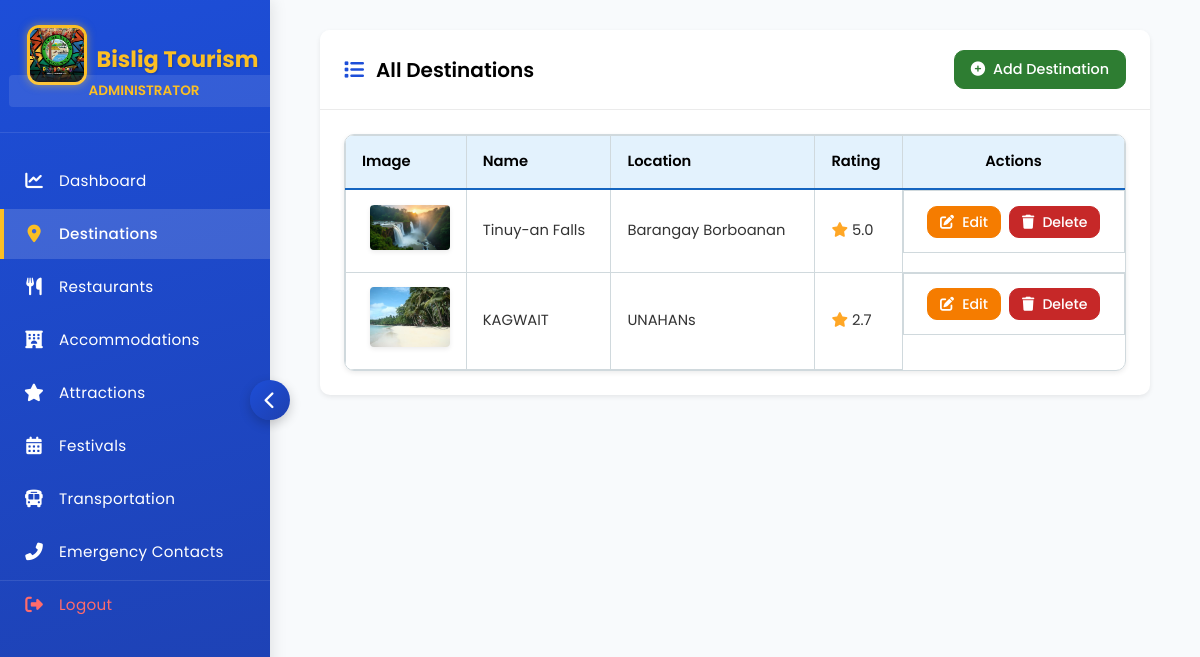
The page /admin/manage_destinations.php (signed in) on the database its author committed.
### tables this page shows
CREATE TABLE `destinations` (
  `id` int(11) NOT NULL,
  `name` varchar(100) NOT NULL,
  `description` text NOT NULL,
  `location` varchar(100) NOT NULL,
  `rating` decimal(2,1) DEFAULT 0.0,
  `image_url` varchar(255) DEFAULT NULL,
  `created_at` timestamp NOT NULL DEFAULT current_timestamp(),
  `updated_at` timestamp NOT NULL DEFAULT current_timestamp() ON UPDATE current_timestamp()
);

### admin/manage_destinations.php (the view, shortened to what this page needs)
<?php
include 'database.php';
$result = mysqli_query($conn, "SELECT * FROM destinations ORDER BY id DESC");
?>
<!DOCTYPE html>
<html lang="en">
<head>
    <link rel="stylesheet" href="https://cdnjs.cloudflare.com/ajax/libs/font-awesome/6.5.1/css/all.min.css">
</head>
<body>
    <?php include 'sidebar.php'; ?>
    <main class="main-content">
        <section class="content-section">
            <div class="card">
                <div class="card-header" style="display: flex; justify-content: space-between; align-items: center;">
                    <h2><i class="fas fa-list"></i> All Destinations</h2>
                    <button class="btn btn-success" id="openAddModalBtn" style="margin-left:auto;">
                        <i class="fas fa-plus-circle"></i> Add Destination
                    </button>
                </div>
                <div class="card-body">
                    <div class="table-responsive">
                        <table class="data-table">
                            <thead>
                                <tr>
                                    <th>Image</th>
                                    <th>Name</th>
                                    <th>Location</th>
                                    <th>Rating</th>
                                    <th>Actions</th>
                                </tr>
                            </thead>
                            <tbody>
                                <?php if (mysqli_num_rows($result) > 0): ?>
                                    <?php while ($row = mysqli_fetch_assoc($result)): ?>
                                    <tr>
                                        <td>
                                            <?php if (!empty($row['image_url'])): ?>
                                                <img src="../<?= htmlspecialchars($row['image_url']) ?>" alt="<?= htmlspecialchars($row['name']) ?>" class="destination-image-thumb" />
                                            <?php else: ?>
                                                <i class="fas fa-image" style="color: var(--neutral-mid);"></i>
                                            <?php endif; ?>
                                        </td>
                                        <td><?= htmlspecialchars($row['name']) ?></td>
                                        <td><?= htmlspecialchars($row['location']) ?></td>
                                        <td>
                                            <i class="fas fa-star" style="color: #ffa726;"></i> <?= number_format($row['rating'], 1) ?>
                                        </td>
                                        <td class="actions">
                                            <button class="btn btn-warning btn-edit"
                                                data-id="<?= $row['id'] ?>"
                                                data-name="<?= htmlspecialchars($row['name']) ?>"
                                                data-description="<?= htmlspecialchars($row['description']) ?>"
                                                data-location="<?= htmlspecialchars($row['location']) ?>"
                                                data-rating="<?= htmlspecialchars($row['rating']) ?>"
                                                data-image="<?= htmlspecialchars($row['image_url']) ?>"
                                            >
                                                <i class="fas fa-edit"></i> Edit
                                            </button>
                                            <button class="btn btn-danger btn-sm btn-delete" data-id="<?= $row['id'] ?>" data-name="<?= htmlspecialchars($row['name']) ?>">
                                                <i class="fas fa-trash"></i> Delete
                                            </button>
                                        </td>
                                    </tr>
                                    <?php endwhile; ?>
                                <?php endif; ?>
                            </tbody>
                        </table>
                    </div>
                </div>
            </div>
        </section>
    </main>
</body>
</html>

### admin/sidebar.php (shortened to what this page needs)
<!DOCTYPE html>
<html lang="en">
<head>
    <link rel="stylesheet" href="https://cdnjs.cloudflare.com/ajax/libs/font-awesome/6.4.0/css/all.min.css">
</head>
<body>
<aside class="sidebar" id="sidebar">
    <div class="sidebar-header">
        <div class="sidebar-logo">
            <img src="../assets/logo.jpg" alt="Bislig Tourism Logo" id="logoImage">
            <h2>Bislig Tourism</h2>
        </div>
        <div class="user-role">
            <span>Administrator</span>
        </div>
    </div>
    <ul class="menu-list">
        <li class="menu-item active">
            <a href="dashboard.php" data-title="Dashboard">
                <i class="fas fa-chart-line"></i>
                <span class="menu-text">Dashboard</span>
            </a>
        </li>
        <li class="menu-item">
            <a href="manage_destinations.php" data-title="Manage Destinations">
                <i class="fas fa-map-marker-alt"></i>
                <span class="menu-text">Destinations</span>
            </a>
        </li>
        <li class="menu-item">
            <a href="manage_restaurants.php" data-title="Manage Restaurants">
                <i class="fas fa-utensils"></i>
                <span class="menu-text">Restaurants</span>
            </a>
        </li>
        <li class="menu-item">
            <a href="manage_accommodations.php" data-title="Manage Accommodations">
                <i class="fas fa-hotel"></i>
                <span class="menu-text">Accommodations</span>
            </a>
        </li>
        <li class="menu-item">
            <a href="manage_attractions.php" data-title="Manage Attractions">
                <i class="fas fa-star"></i>
                <span class="menu-text">Attractions</span>
            </a>
        </li>
        <li class="menu-item">
            <a href="manage_festivals.php" data-title="Manage Festivals">
                <i class="fas fa-calendar-alt"></i>
                <span class="menu-text">Festivals</span>
            </a>
        </li>
        <li class="menu-item">
            <a href="manage_transportation.php" data-title="Manage Transportation">
                <i class="fas fa-bus"></i>
                <span class="menu-text">Transportation</span>
            </a>
        </li>
        <li class="menu-item">
            <a href="manage_emergency.php" data-title="Emergency Contacts">
                <i class="fas fa-phone-alt"></i>
                <span class="menu-text">Emergency Contacts</span>
            </a>
        </li>
        <li class="menu-item logout-item">
            <a href="#" onclick="showLogoutPrompt(); return false;" data-title="Logout">
                <i class="fas fa-sign-out-alt"></i>
                <span class="menu-text">Logout</span>
            </a>
        </li>
    </ul>
</aside>
<div class="sidebar-toggle" id="sidebarToggle">
    <i class="fas fa-chevron-left" id="toggleIcon"></i>
</div>
</body>
</html>

### admin/manage_destinations.php (style rules this page uses)
:root { --primary-green: #2e7d32; --light-green: #4caf50; --accent-green: #e8f5e9; --primary-blue: #1565c0; --light-blue: #42a5f5; --accent-blue: #e3f2fd; --primary-red: #c62828; --light-red: #ef5350; --accent-red: #ffebee; --primary-maroon: #880e4f; --light-maroon: #ad1457; --accent-maroon: #fce4ec; --neutral-dark: #263238; --neutral-mid: #607d8b; --neutral-light: #eceff1; --white: #ffffff; --border-radius: 6px; --box-shadow-sm: 0 2px 5px rgba(0, 0, 0, 0.08); --box-shadow: 0 4px 12px rgba(0, 0, 0, 0.15); --transition: all 0.2s ease-in-out; --font-family: 'Poppins', sans-serif; --table-border-color: #d0d9dd; --table-header-border-color: var(--primary-blue); }
body { font-family: var(--font-family); background-color: #f8f9fa; color: var(--neutral-dark); margin: 0; line-height: 1.6; }
.content-section { max-width: 1400px; margin: 0 auto; padding: 0 20px; }
.card { background: var(--white); border-radius: var(--border-radius); box-shadow: var(--box-shadow-sm); margin-bottom: 1.5rem; border: none; overflow: hidden; }
.card-header { display: flex; justify-content: space-between; align-items: center; padding: 1.25rem 1.5rem; background: var(--white); border-bottom: 1px solid rgba(0, 0, 0, 0.08); }
.card-header h2 { font-size: 1.25rem; font-weight: 600; color: black; margin: 0; display: flex; align-items: center; }
.card-header h2 i { margin-right: 12px; color: #1d4ed8; }
.card-body { padding: 1.5rem; }
.btn { padding: 0.5rem 1rem; border-radius: var(--border-radius); font-weight: 500; border: none; cursor: pointer; transition: var(--transition); display: inline-flex; align-items: center; justify-content: center; text-decoration: none; white-space: nowrap; font-size: 0.9rem; font-family: var(--font-family); }
.btn i { margin-right: 8px; }
.btn-success { background-color: var(--primary-green); color: var(--white); border: 1px solid var(--primary-green); }
.btn-danger { background-color: var(--primary-red); color: var(--white); border: 1px solid var(--primary-red); }
.btn-warning { background-color: #f57c00; color: var(--white); border: 1px solid #f57c00; }
.btn-sm { padding: 0.35rem 0.75rem; font-size: 0.85rem; }
.table-responsive { overflow-x: auto; border-radius: var(--border-radius); box-shadow: var(--box-shadow-sm); border: 1px solid var(--table-border-color); }
.data-table { width: 100%; border-collapse: collapse; border-spacing: 0; font-size: 0.92rem; white-space: nowrap; border: none; }
.data-table thead th { background-color: var(--accent-blue); color: black; padding: 0.9rem 1rem; font-weight: 600; position: sticky; top: 0; z-index: 10; border: 1px solid var(--table-border-color); border-bottom: 2px solid var(--table-header-border-color); text-align: left; }
.data-table thead th:last-child { text-align: center; }
.data-table tbody tr { transition: var(--transition); border-bottom: 1px solid var(--table-border-color); }
.data-table tbody tr:last-child { border-bottom: none; }
.data-table td { padding: 0.9rem 1rem; border: 1px solid var(--table-border-color); vertical-align: middle; }
.data-table td:first-child { text-align: right; }
.data-table td:last-child { text-align: center; }
.data-table .actions { display: flex; gap: 8px; justify-content: center; align-items: center; }
.data-table .actions .btn { display: inline-flex; align-items: center; justify-content: center; height: 32px; min-height: 32px; padding: 0 12px; font-size: 0.88rem; line-height: 1; box-sizing: border-box; }
.destination-image-thumb { max-width: 80px; max-height: 60px; border-radius: 4px; box-shadow: var(--box-shadow-sm); }

### rows shown on the page
destinations: image_url (picture), name "Tinuy-an Falls", location "Barangay Borboanan", rating "5.0"
destinations: image_url (picture), name "KAGWAIT", location "UNAHANs", rating "2.7"
